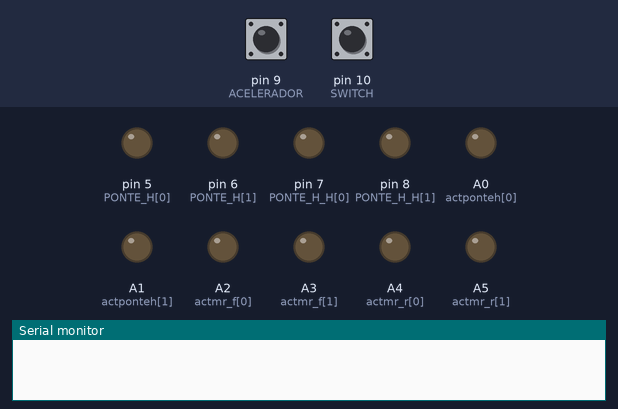
This sketch was run on a simulated Arduino Uno, built with avr-gcc and run on an emulated ATmega328P. Shown: output pins drawn as LEDs (lit = HIGH), the last lines printed to the serial monitor. The inputs (shaded band) are chosen by the test bench; at power-on: pin 10 (SWITCH) HIGH, pin 9 (ACELERADOR) HIGH.

Above: at 1.2 s.
1.3 s: pin 10 (SWITCH) pulsed LOW 5 times (0.12 s each, 0.3 s apart)
At 4.3 s:
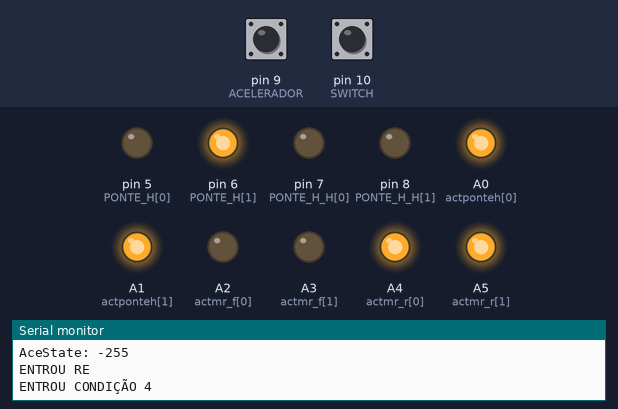
At 6.6 s:
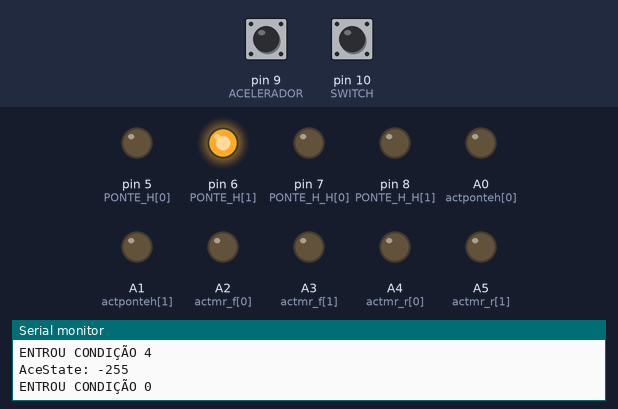
Timing chart, 0 to 8.1 s (numbered marks = the images above; inputs shaded):
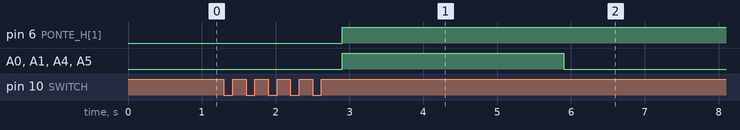

Measured:
- after the input at 1.3 s, A0 (actponteh[0]), A1 (actponteh[1]), A4 (actmr_r[0]), A5 (actmr_r[1]): LOW → HIGH after 1.6 s, → LOW 3.0 s later

The sketch:

NOVOOPEN.ino
```cpp
int PONTE_H[2] = {5,6}; //PINO 5 É O RPWM GIRANDO PARA A DIREITA E O PINO 6 LPWM GIRANDO PARA A ESQUERDA
int PONTE_H_H[2] = {7,8};
int actponteh[2] = {A0,A1};
int actmr_f[2] = {A2,A3};
int actmr_r[2] = {A4,A5};
int i = 0;
int ACELERADOR = 9;
  int AceState = 0;
  int AcePState = 0;
  int Ace = 0;
  int eps = 6;
  int mov = 0;
  int aux = 0;
int SWITCH = 10;
int Sw = 0;
byte SwState = 0;


void setup() {

  Serial.begin(9600);

  for(i=0;i<2;i++){
    pinMode(PONTE_H[i], OUTPUT);
    pinMode(PONTE_H_H[i], OUTPUT);
    pinMode(actponteh[i], OUTPUT);
    pinMode(actmr_f[i], OUTPUT);
    pinMode(actmr_r[i], OUTPUT);

  }

  pinMode(ACELERADOR, INPUT_PULLUP);
  pinMode(SWITCH, INPUT_PULLUP);
//  pinMode(POT, INPUT_PULLUP);
}

void loop() {
//  potenc();
  logica();
  if(aux != 0 ){
   // S_RPM();
    //DistSonar();
    //Tensao_Corrente();
  }

}

//SWITCH QUE DANIFICOU
int SW(){
  Sw = map(constrain(pulseIn(SWITCH, HIGH), 1000, 1978), 1000, 2000, 0, 255);
  //Serial.print("SW : ");
  //Serial.println(Sw);
  if(pulseIn(SWITCH,HIGH)<1200){
    SwState = 0;
    //Serial.println("SW POS1");
  }
  else if((Sw >= 90) && (Sw < 210)){
   SwState = 127;
  }
  else if(pulseIn(SWITCH,HIGH)>1400){
    SwState = 255;
   // Serial.println("SW POS2");
  }
  return SwState;
}


int logica(){

  byte SwS;
  SwS = SW();
  Acelerador();
  if((SwState == 0) && (aux != 0)){
        digitalWrite(PONTE_H_H[0],LOW);
        digitalWrite(PONTE_H_H[1],LOW);
        digitalWrite(actponteh[0],LOW);
        digitalWrite(actponteh[1],LOW);
        digitalWrite(actmr_f[0],LOW);
        digitalWrite(actmr_f[1],LOW);
        digitalWrite(actmr_r[0],LOW);
        digitalWrite(actmr_r[1],LOW);

        Serial.println("ENTROU CONDIÇÃO 0");
        aux = 0;
  }
  else if((SwState == 127) && (aux != 127)){
        digitalWrite(PONTE_H_H[0],HIGH);
        digitalWrite(PONTE_H_H[1],HIGH);
        digitalWrite(actponteh[0],LOW);
        digitalWrite(actponteh[1],LOW);
        digitalWrite(actmr_f[0],LOW);
        digitalWrite(actmr_f[1],LOW);
        digitalWrite(actmr_r[0],LOW);
        digitalWrite(actmr_r[1],LOW);
      Serial.println("ENTROU CONDIÇÃO 1");
      aux = 127;
  }
    else if(SwState == 255){
      if((mov == 0) && (aux !=0)){
        digitalWrite(PONTE_H_H[0],LOW);
        digitalWrite(PONTE_H_H[1],LOW);
        digitalWrite(actponteh[0],HIGH);
        digitalWrite(actponteh[1],HIGH);
        digitalWrite(actmr_f[0],LOW);
        digitalWrite(actmr_f[1],LOW);
        digitalWrite(actmr_r[0],LOW);
        digitalWrite(actmr_r[1],LOW);
        Serial.println("ENTROU CONDIÇÃO 2");
        aux = 0;
      }
      else if((mov == 1) && (aux != 255)){
        digitalWrite(PONTE_H_H[0],LOW);
        digitalWrite(PONTE_H_H[1],LOW);
        digitalWrite(actponteh[0],HIGH);
        digitalWrite(actponteh[1],HIGH);
        digitalWrite(actmr_f[0],HIGH);
        digitalWrite(actmr_f[1],HIGH);
        digitalWrite(actmr_r[0],LOW);
        digitalWrite(actmr_r[1],LOW);
        Serial.println("ENTROU CONDIÇÃO 3");
        aux = 255;
      }
      else if((mov == -1) && (aux != -255)){
        digitalWrite(PONTE_H_H[0],LOW);
        digitalWrite(PONTE_H_H[1],LOW);
        digitalWrite(actponteh[0],HIGH);
        digitalWrite(actponteh[1],HIGH);
        digitalWrite(actmr_f[0],LOW);
        digitalWrite(actmr_f[1],LOW);
        digitalWrite(actmr_r[0],HIGH);
        digitalWrite(actmr_r[1],HIGH);
        Serial.println("ENTROU CONDIÇÃO 4");
        aux = -255;
      }
  }
}


int Acelerador() {
  Ace = pulseIn(ACELERADOR,HIGH);
 // Serial.print("ace: ");
  //Serial.println(Ace);
  AceState = constrain(map(Ace,989,1974,-255,255),-255,255);
  Serial.print("AceState: ");
  Serial.println(AceState);
      //COMO TEM VALORES QUE OSCILAM RAPIDO ENTRE eps*mult*2 UNIDADES E O VALOR ACABA VARIANDO EM +/-12 O IF É PARA DEIXAR UMA ZONA MORTA NO MEIO DO ACELERADOR
      if (abs(AceState) <= eps*2){
        AceState = 0;
        mov = 0;
      }

      //AS VEZES O VALOR NÃO ALCANÇA O -255, ESSE IF É PARA FORÇAR O -255 POR CONTA DAS OSCILAÇÕES
      else if (AceState <= -255 + (eps)){
        AceState = -255;
        mov = -1;
      }


      //AS VEZES O VALOR NÃO ALCANÇA O 255, ESSE IF É PARA FORÇAR O 255 POR CONTA DAS OSCILAÇÕES
      else if (AceState >= 255 - (eps+2)){
        AceState = 255;
        mov = 1;
      }
  if (abs(AceState - AcePState)> eps){
    //Serial.print("ACESTATE: ");
    //Serial.println(AceState);
    ponteh();
    AcePState = AceState;
  }
}

void ponteh(){
      if (abs(AceState) <= 16){
        Serial.println("ENTROU NO 0 ");
        analogWrite(PONTE_H[1], 0);
        analogWrite(PONTE_H[0], 0);
      }
      else if (AceState < -16){
       Serial.println("ENTROU RE");
        analogWrite(PONTE_H[1], abs(AceState));
        analogWrite(PONTE_H[0], 0);
      }
      else if (AceState > 16){
        Serial.println("ENTROU AVANTE ");
        analogWrite(PONTE_H[0], AceState);
        analogWrite(PONTE_H[1], 0);
      }
 }
```
